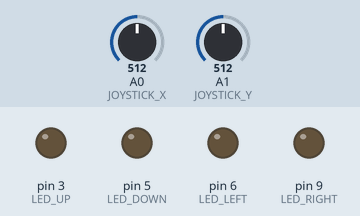
Recording of a sketch running on a simulated Arduino Uno, built with avr-gcc and run on an emulated ATmega328P. On the bench: output pins drawn as LEDs (lit = HIGH). The test bench sets the inputs (shaded band); at power-on: A0 (JOYSTICK_X) = 512, A1 (JOYSTICK_Y) = 512.

Above: at 1.2 s.
1.3 s: A0 (JOYSTICK_X) set to 560
At 2.5 s:
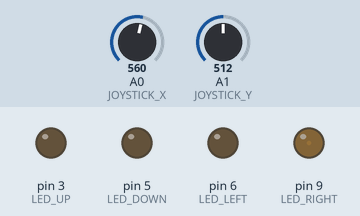
2.8 s: A1 (JOYSTICK_Y) set to 560
At 3.7 s:
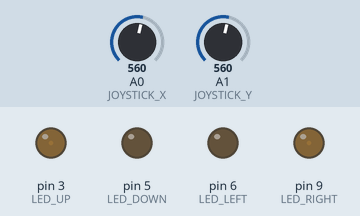
4.3 s: A0 (JOYSTICK_X) set to 540
At 4.8 s:
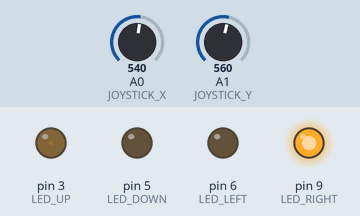
5.8 s: A1 (JOYSTICK_Y) set to 440
At 7.0 s:
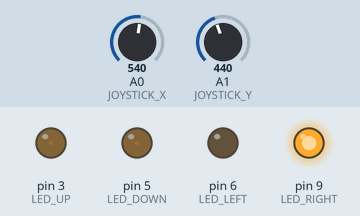
7.3 s: A0 (JOYSTICK_X) set to 440
At 8.3 s:
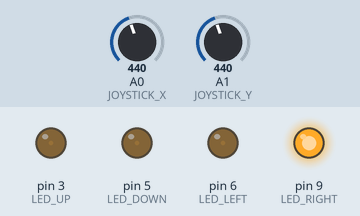
8.8 s: A1 (JOYSTICK_Y) set to 306
At 9.5 s:
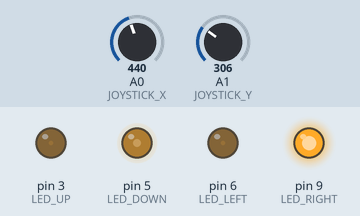
Timing chart, 0 to 11.3 s (numbered marks = the images above; inputs shaded):
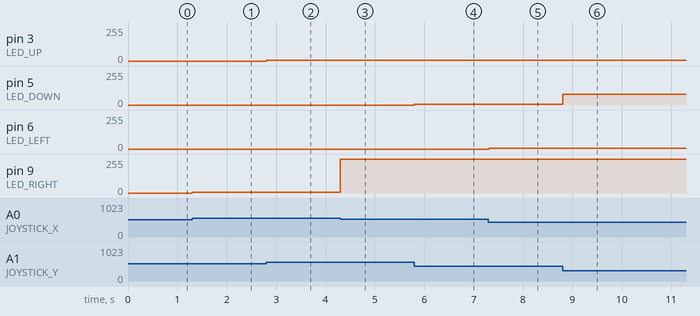

Measured:
- after the input at 1.3 s, pin 9 (LED_RIGHT): 0/255 → 5/255 at once
- after the input at 2.8 s, pin 3 (LED_UP): 0/255 → 5/255 at once
- after the input at 4.3 s, pin 9 (LED_RIGHT): 5/255 → 255/255 at once
- after the input at 5.8 s, pin 5 (LED_DOWN): 0/255 → 5/255 at once
- after the input at 7.3 s, pin 6 (LED_LEFT): 0/255 → 5/255 at once
- after the input at 8.8 s, pin 5 (LED_DOWN): 5/255 → 81/255 at once

The sketch:

Joystick_LED.ino
```cpp
// Name the pins

int JOYSTICK_X = A0;
int JOYSTICK_Y = A1;
int LED_UP = 3;
int LED_DOWN = 5;
int LED_LEFT = 6;
int LED_RIGHT = 9;

void setup () {
  // Analog inputs do not require initialization
  pinMode(LED_UP, OUTPUT);
  pinMode(LED_DOWN, OUTPUT);
  pinMode(LED_LEFT, OUTPUT);
  pinMode(LED_RIGHT, OUTPUT);
}

void loop () {
  // The joystick module is not perfectly centered, its "idle state" is between 450 and 550

  if(analogRead(JOYSTICK_Y) < 450) {
    analogWrite(LED_DOWN, map(analogRead(JOYSTICK_Y), 450, 0, 0, 255));
  } else if (analogRead(JOYSTICK_Y) > 550){
    analogWrite(LED_UP, map(analogRead(JOYSTICK_Y), 550, 1023, 0, 255));
  }
  if(analogRead(JOYSTICK_X) < 450) {
    analogWrite(LED_LEFT, map(analogRead(JOYSTICK_X), 450, 0, 0, 255));
  } else if (analogRead(JOYSTICK_X) > 550){
    analogWrite(LED_RIGHT, map(analogRead(JOYSTICK_X), 550, 1023, 0, 255));
  }
}
```
